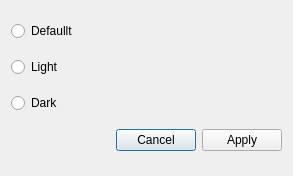
<?xml version="1.0" encoding="UTF-8"?>
<ui version="4.0">
 <class>DialogPick</class>
 <widget class="QDialog" name="DialogPick">
  <property name="geometry">
   <rect>
    <x>0</x>
    <y>0</y>
    <width>293</width>
    <height>176</height>
   </rect>
  </property>
  <property name="windowTitle">
   <string>Dialog</string>
  </property>
  <layout class="QVBoxLayout" name="verticalLayout">
   <item>
    <widget class="QRadioButton" name="default_2">
     <property name="text">
      <string>Defaullt</string>
     </property>
    </widget>
   </item>
   <item>
    <widget class="QRadioButton" name="light">
     <property name="text">
      <string>Light</string>
     </property>
    </widget>
   </item>
   <item>
    <widget class="QRadioButton" name="dark">
     <property name="text">
      <string>Dark</string>
     </property>
    </widget>
   </item>
   <item>
    <widget class="QDialogButtonBox" name="buttonBox">
     <property name="orientation">
      <enum>Qt::Horizontal</enum>
     </property>
     <property name="standardButtons">
      <set>QDialogButtonBox::Apply|QDialogButtonBox::Cancel</set>
     </property>
    </widget>
   </item>
  </layout>
 </widget>
 <resources/>
 <connections>
  <connection>
   <sender>buttonBox</sender>
   <signal>accepted()</signal>
   <receiver>DialogPick</receiver>
   <slot>accept()</slot>
   <hints>
    <hint type="sourcelabel">
     <x>227</x>
     <y>169</y>
    </hint>
    <hint type="destinationlabel">
     <x>157</x>
     <y>197</y>
    </hint>
   </hints>
  </connection>
  <connection>
   <sender>buttonBox</sender>
   <signal>rejected()</signal>
   <receiver>DialogPick</receiver>
   <slot>reject()</slot>
   <hints>
    <hint type="sourcelabel">
     <x>283</x>
     <y>175</y>
    </hint>
    <hint type="destinationlabel">
     <x>286</x>
     <y>197</y>
    </hint>
   </hints>
  </connection>
 </connections>
</ui>
